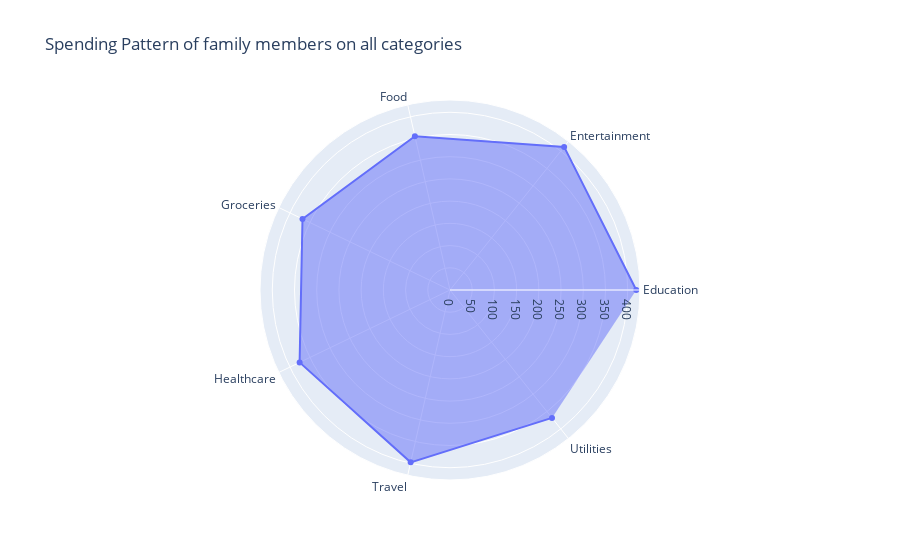

Notebook cell for this chart:
### Code cell
# Compute average spending pattern for Cluster 1
cluster_0_avg = pivot_spending[pivot_spending['Cluster'] == 2].mean().drop('Cluster')

# Radar chart
radar_fig = go.Figure()
radar_fig.add_trace(go.Scatterpolar(
    r=cluster_0_avg.values,
    theta=cluster_0_avg.index,
    fill='toself',
    name='Cluster 2 Average Spending'
))

radar_fig.update_layout(
    polar=dict(radialaxis=dict(visible=True)),
    title="Spending Pattern of family members on all categories"
)
radar_fig.show()

### Figure 1 — Plotly figure (JSON) as saved in the notebook; plotly's stock layout.template omitted (floating-point values rounded to 4 significant figures)
{"data": [{"fill": "toself", "name": "Cluster 2 Average Spending", "r": [419.2, 412.0, 355.0, 368.5, 375.7, 397.9, 368.2], "theta": ["Education", "Entertainment", "Food", "Groceries", "Healthcare", "Travel", "Utilities"], "type": "scatterpolar"}], "layout": {"polar": {"radialaxis": {"visible": true}}, "title": {"text": "Spending Pattern of family members on all categories"}}}
